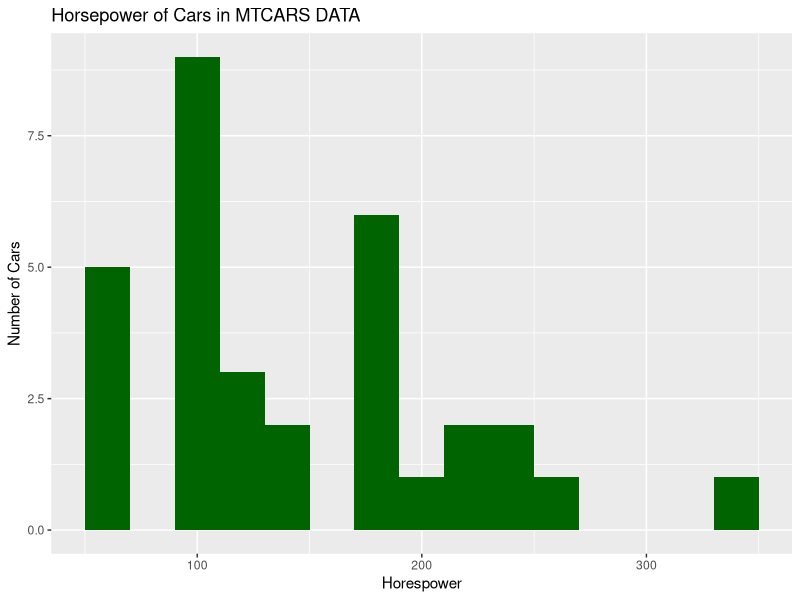

The R script that drew this image:
# R Packages for visualization are ggplot2( most categories of charts),leaflet(For Maps)

# Create Histogram Chart using ggplot2, qplot libraries to create simple plots

# Install the packages 
# qplot() provides a quick and easy way to plot data
# ggplot() provides the most flexibility to plot data

install.packages("ggplot2")

library("ggplot2")

qplot(mtcars$hp,
      geom="histogram",
      binwidth=20,
      fill=I("darkgreen"),
      xlab="Horespower",
      ylab="Number of Cars",
      main="Horsepower of Cars in MTCARS DATA"
)
